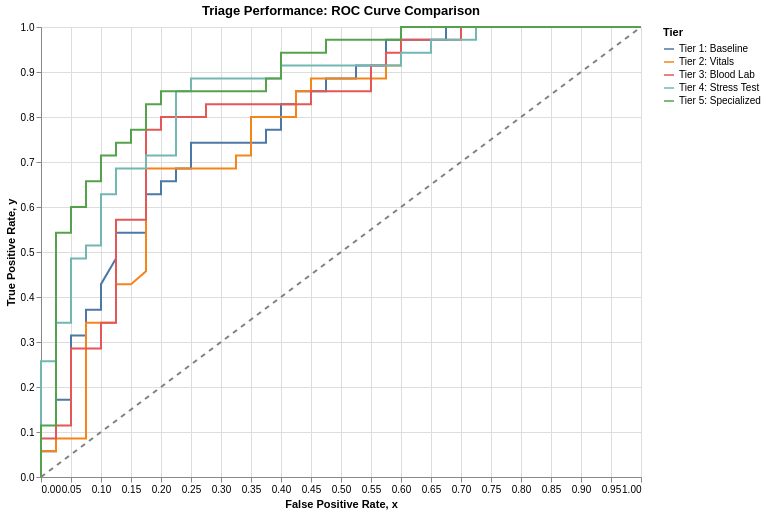

Notebook cell for this chart:
### Code cell
# Creating 75/25 test train splits 
X = df.drop('target', axis=1)
y = df['target']

# Want to stratify to keep the proportion of sick/healthy patients 
X_train, X_test, y_train, y_test = train_test_split(X, y, test_size=0.25, random_state=100, stratify=y) 

# Creating bootstrap distribution (non-parametric) to fit on larger scale data
# Create statistical significance of 95% 
def calculate_auc_ci(y_true, y_pred, n_bootstraps=5000):
    rng = np.random.RandomState(100)
    bootstrapped_scores = []
    
    # Ensure y_true is a numpy array for correct indexing
    y_true_arr = np.array(y_true)
    
    for i in range(n_bootstraps):
        indices = rng.randint(0, len(y_pred), len(y_pred))
        
        if len(np.unique(y_true_arr[indices])) < 2:
            # Skip if all samples in bootstrap are the same class
            continue
        
        score = auc(*roc_curve(y_true_arr[indices], y_pred[indices])[:2])
        bootstrapped_scores.append(score)
        
    sorted_scores = np.array(bootstrapped_scores)
    sorted_scores.sort()
    ci_lower = sorted_scores[int(0.025 * len(sorted_scores))]
    ci_upper = sorted_scores[int(0.975 * len(sorted_scores))]
    return ci_lower, ci_upper

# Training model and storing metrics 
results = []
roc_data = []

for name, feature_list in tiers.items():
    # Using a random forest classifier 
    clf = RandomForestClassifier(n_estimators=100, max_depth=5, random_state=100)
    clf.fit(X_train[feature_list], y_train)
    
    # Get predictions
    probs = clf.predict_proba(X_test[feature_list])[:, 1]
    
    # Calculate ROC and AUC
    fpr, tpr, _ = roc_curve(y_test, probs)
    roc_auc = auc(fpr, tpr)
    ci_lower, ci_upper = calculate_auc_ci(y_test, probs)
    
    # Store Stats
    results.append({
        "Tier": name, 
        "AUC": round(roc_auc, 3), 
        "95% CI Lower": round(ci_lower, 3), 
        "95% CI Upper": round(ci_upper, 3)
    })
    
    # Store Plotting Data
    temp_df = pd.DataFrame({'False Positive Rate': fpr, 'True Positive Rate': tpr, 'Tier': [name] * len(fpr)})
    roc_data.append(temp_df)

# Output Statistical Numbers
performance_df = pd.DataFrame(results)
print(performance_df.to_markdown(index=False))
performance_df.to_csv("triage_auc_results.csv", index=False)

# ROC visaul
all_roc_df = pd.concat(roc_data)

line = alt.Chart(all_roc_df).mark_line().encode(
    x=alt.X('False Positive Rate:Q'),
    y=alt.Y('True Positive Rate:Q'),
    color=alt.Color('Tier:N', sort=list(tiers.keys())),
    tooltip=['Tier', 'False Positive Rate', 'True Positive Rate']
).properties(title='Triage Performance: ROC Curve Comparison', width=600, height=450)

# The diagonal random-chance line (AUC = 0.5)
guide = alt.Chart(pd.DataFrame({'x': [0, 1], 'y': [0, 1]})).mark_line(strokeDash=[5,5], color='gray').encode(x='x', y='y')

# Render Dashboard
dashboard = (line + guide)
dashboard

### Figure 1 — Vega-Lite specification as saved in the notebook (floating-point values rounded to 4 significant figures; data arrays with more than 128 entries replaced by an {"elided": "..."} marker saying what was removed)
{"config": {"view": {"continuousWidth": 300, "continuousHeight": 300}}, "layer": [{"data": {"name": "data-789ca90df54b07c66a441e3c2687f5b7"}, "mark": {"type": "line"}, "encoding": {"color": {"field": "Tier", "sort": ["Tier 1: Baseline", "Tier 2: Vitals", "Tier 3: Blood Lab", "Tier 4: Stress Test", "Tier 5: Specialized"], "type": "nominal"}, "tooltip": [{"field": "Tier", "type": "nominal"}, {"field": "False Positive Rate", "type": "quantitative"}, {"field": "True Positive Rate", "type": "quantitative"}], "x": {"field": "False Positive Rate", "type": "quantitative"}, "y": {"field": "True Positive Rate", "type": "quantitative"}}, "title": "Triage Performance: ROC Curve Comparison"}, {"data": {"name": "data-42f50405073b2dbe8396db6b7dd2f6be"}, "mark": {"type": "line", "color": "gray", "strokeDash": [5, 5]}, "encoding": {"x": {"field": "x", "type": "quantitative"}, "y": {"field": "y", "type": "quantitative"}}}], "height": 450, "width": 600, "$schema": "https://vega.github.io/schema/vega-lite/v6.1.0.json", "datasets": {"data-789ca90df54b07c66a441e3c2687f5b7": {"elided": "153 records"}, "data-42f50405073b2dbe8396db6b7dd2f6be": [{"x": 0, "y": 0}, {"x": 1, "y": 1}]}}
